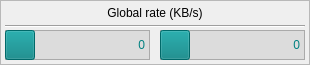
   <widget class="QFrame" name="rtkbfrme">
    <property name="geometry">
     <rect>
      <x>5</x>
      <y>35</y>
      <width>310</width>
      <height>65</height>
     </rect>
    </property>
    <property name="sizePolicy">
     <sizepolicy hsizetype="Fixed" vsizetype="Fixed">
      <horstretch>0</horstretch>
      <verstretch>0</verstretch>
     </sizepolicy>
    </property>
    <property name="minimumSize">
     <size>
      <width>310</width>
      <height>65</height>
     </size>
    </property>
    <property name="maximumSize">
     <size>
      <width>310</width>
      <height>65</height>
     </size>
    </property>
    <property name="frameShape">
     <enum>QFrame::StyledPanel</enum>
    </property>
    <property name="frameShadow">
     <enum>QFrame::Raised</enum>
    </property>
    <widget class="QFrame" name="nwrxkbbg">
     <property name="geometry">
      <rect>
       <x>5</x>
       <y>30</y>
       <width>145</width>
       <height>30</height>
      </rect>
     </property>
     <property name="sizePolicy">
      <sizepolicy hsizetype="Fixed" vsizetype="Fixed">
       <horstretch>0</horstretch>
       <verstretch>0</verstretch>
      </sizepolicy>
     </property>
     <property name="minimumSize">
      <size>
       <width>145</width>
       <height>30</height>
      </size>
     </property>
     <property name="maximumSize">
      <size>
       <width>145</width>
       <height>30</height>
      </size>
     </property>
     <property name="styleSheet">
      <string notr="true">background-color: #dcdcdc;</string>
     </property>
     <property name="frameShape">
      <enum>QFrame::StyledPanel</enum>
     </property>
     <property name="frameShadow">
      <enum>QFrame::Raised</enum>
     </property>
     <widget class="QPushButton" name="nwrxkbbt">
      <property name="enabled">
       <bool>false</bool>
      </property>
      <property name="geometry">
       <rect>
        <x>0</x>
        <y>0</y>
        <width>30</width>
        <height>30</height>
       </rect>
      </property>
      <property name="sizePolicy">
       <sizepolicy hsizetype="Fixed" vsizetype="Fixed">
        <horstretch>0</horstretch>
        <verstretch>0</verstretch>
       </sizepolicy>
      </property>
      <property name="minimumSize">
       <size>
        <width>30</width>
        <height>30</height>
       </size>
      </property>
      <property name="maximumSize">
       <size>
        <width>30</width>
        <height>30</height>
       </size>
      </property>
      <property name="styleSheet">
       <string notr="true">background-color: #008080;</string>
      </property>
      <property name="text">
       <string/>
      </property>
     </widget>
     <widget class="QLabel" name="nwrxkbic">
      <property name="geometry">
       <rect>
        <x>5</x>
        <y>5</y>
        <width>20</width>
        <height>20</height>
       </rect>
      </property>
      <property name="sizePolicy">
       <sizepolicy hsizetype="Fixed" vsizetype="Fixed">
        <horstretch>0</horstretch>
        <verstretch>0</verstretch>
       </sizepolicy>
      </property>
      <property name="minimumSize">
       <size>
        <width>20</width>
        <height>20</height>
       </size>
      </property>
      <property name="maximumSize">
       <size>
        <width>20</width>
        <height>20</height>
       </size>
      </property>
      <property name="styleSheet">
       <string notr="true">background-color: rgba(0,0,0,0);</string>
      </property>
      <property name="text">
       <string/>
      </property>
      <property name="pixmap">
       <pixmap resource="ntwkwind.qrc">:/ntwkwind/images/dnld.png</pixmap>
      </property>
      <property name="scaledContents">
       <bool>true</bool>
      </property>
      <property name="alignment">
       <set>Qt::AlignCenter</set>
      </property>
     </widget>
     <widget class="QLabel" name="nwrxkbnm">
      <property name="geometry">
       <rect>
        <x>35</x>
        <y>5</y>
        <width>105</width>
        <height>20</height>
       </rect>
      </property>
      <property name="sizePolicy">
       <sizepolicy hsizetype="Fixed" vsizetype="Fixed">
        <horstretch>0</horstretch>
        <verstretch>0</verstretch>
       </sizepolicy>
      </property>
      <property name="minimumSize">
       <size>
        <width>105</width>
        <height>20</height>
       </size>
      </property>
      <property name="maximumSize">
       <size>
        <width>105</width>
        <height>20</height>
       </size>
      </property>
      <property name="styleSheet">
       <string notr="true">font: 15pt &quot;JetBrains Mono&quot;;
color: #008080;</string>
      </property>
      <property name="text">
       <string>0</string>
      </property>
      <property name="alignment">
       <set>Qt::AlignRight|Qt::AlignTrailing|Qt::AlignVCenter</set>
      </property>
     </widget>
    </widget>
    <widget class="QFrame" name="nwtxkbbg">
     <property name="geometry">
      <rect>
       <x>160</x>
       <y>30</y>
       <width>145</width>
       <height>30</height>
      </rect>
     </property>
     <property name="sizePolicy">
      <sizepolicy hsizetype="Fixed" vsizetype="Fixed">
       <horstretch>0</horstretch>
       <verstretch>0</verstretch>
      </sizepolicy>
     </property>
     <property name="minimumSize">
      <size>
       <width>145</width>
       <height>30</height>
      </size>
     </property>
     <property name="maximumSize">
      <size>
       <width>145</width>
       <height>30</height>
      </size>
     </property>
     <property name="styleSheet">
      <string notr="true">background-color: #dcdcdc;</string>
     </property>
     <property name="frameShape">
      <enum>QFrame::StyledPanel</enum>
     </property>
     <property name="frameShadow">
      <enum>QFrame::Raised</enum>
     </property>
     <widget class="QPushButton" name="nwtxkbbt">
      <property name="enabled">
       <bool>false</bool>
      </property>
      <property name="geometry">
       <rect>
        <x>0</x>
        <y>0</y>
        <width>30</width>
        <height>30</height>
       </rect>
      </property>
      <property name="sizePolicy">
       <sizepolicy hsizetype="Fixed" vsizetype="Fixed">
        <horstretch>0</horstretch>
        <verstretch>0</verstretch>
       </sizepolicy>
      </property>
      <property name="minimumSize">
       <size>
        <width>30</width>
        <height>30</height>
       </size>
      </property>
      <property name="maximumSize">
       <size>
        <width>30</width>
        <height>30</height>
       </size>
      </property>
      <property name="styleSheet">
       <string notr="true">background-color: #008080;</string>
      </property>
      <property name="text">
       <string/>
      </property>
     </widget>
     <widget class="QLabel" name="nwtxkbic">
      <property name="geometry">
       <rect>
        <x>5</x>
        <y>5</y>
        <width>20</width>
        <height>20</height>
       </rect>
      </property>
      <property name="sizePolicy">
       <sizepolicy hsizetype="Fixed" vsizetype="Fixed">
        <horstretch>0</horstretch>
        <verstretch>0</verstretch>
       </sizepolicy>
      </property>
      <property name="minimumSize">
       <size>
        <width>20</width>
        <height>20</height>
       </size>
      </property>
      <property name="maximumSize">
       <size>
        <width>20</width>
        <height>20</height>
       </size>
      </property>
      <property name="styleSheet">
       <string notr="true">background-color: rgba(0,0,0,0);</string>
      </property>
      <property name="text">
       <string/>
      </property>
      <property name="pixmap">
       <pixmap resource="ntwkwind.qrc">:/ntwkwind/images/upld.png</pixmap>
      </property>
      <property name="scaledContents">
       <bool>true</bool>
      </property>
      <property name="alignment">
       <set>Qt::AlignCenter</set>
      </property>
     </widget>
     <widget class="QLabel" name="nwtxkbnm">
      <property name="geometry">
       <rect>
        <x>35</x>
        <y>5</y>
        <width>105</width>
        <height>20</height>
       </rect>
      </property>
      <property name="sizePolicy">
       <sizepolicy hsizetype="Fixed" vsizetype="Fixed">
        <horstretch>0</horstretch>
        <verstretch>0</verstretch>
       </sizepolicy>
      </property>
      <property name="minimumSize">
       <size>
        <width>105</width>
        <height>20</height>
       </size>
      </property>
      <property name="maximumSize">
       <size>
        <width>105</width>
        <height>20</height>
       </size>
      </property>
      <property name="styleSheet">
       <string notr="true">font: 15pt &quot;JetBrains Mono&quot;;
color: #008080;</string>
      </property>
      <property name="text">
       <string>0</string>
      </property>
      <property name="alignment">
       <set>Qt::AlignRight|Qt::AlignTrailing|Qt::AlignVCenter</set>
      </property>
     </widget>
    </widget>
    <widget class="Line" name="ntwkln02">
     <property name="geometry">
      <rect>
       <x>5</x>
       <y>25</y>
       <width>300</width>
       <height>3</height>
      </rect>
     </property>
     <property name="sizePolicy">
      <sizepolicy hsizetype="Fixed" vsizetype="Fixed">
       <horstretch>0</horstretch>
       <verstretch>0</verstretch>
      </sizepolicy>
     </property>
     <property name="minimumSize">
      <size>
       <width>300</width>
       <height>3</height>
      </size>
     </property>
     <property name="maximumSize">
      <size>
       <width>300</width>
       <height>3</height>
      </size>
     </property>
     <property name="orientation">
      <enum>Qt::Horizontal</enum>
     </property>
    </widget>
    <widget class="QLabel" name="ntwkrtkb">
     <property name="geometry">
      <rect>
       <x>5</x>
       <y>5</y>
       <width>300</width>
       <height>15</height>
      </rect>
     </property>
     <property name="sizePolicy">
      <sizepolicy hsizetype="Fixed" vsizetype="Fixed">
       <horstretch>0</horstretch>
       <verstretch>0</verstretch>
      </sizepolicy>
     </property>
     <property name="minimumSize">
      <size>
       <width>300</width>
       <height>15</height>
      </size>
     </property>
     <property name="maximumSize">
      <size>
       <width>300</width>
       <height>15</height>
      </size>
     </property>
     <property name="styleSheet">
      <string notr="true">font: 600 10pt &quot;Inter&quot;;</string>
     </property>
     <property name="text">
      <string>Global rate (KB/s)</string>
     </property>
     <property name="alignment">
      <set>Qt::AlignCenter</set>
     </property>
    </widget>
   </widget>
